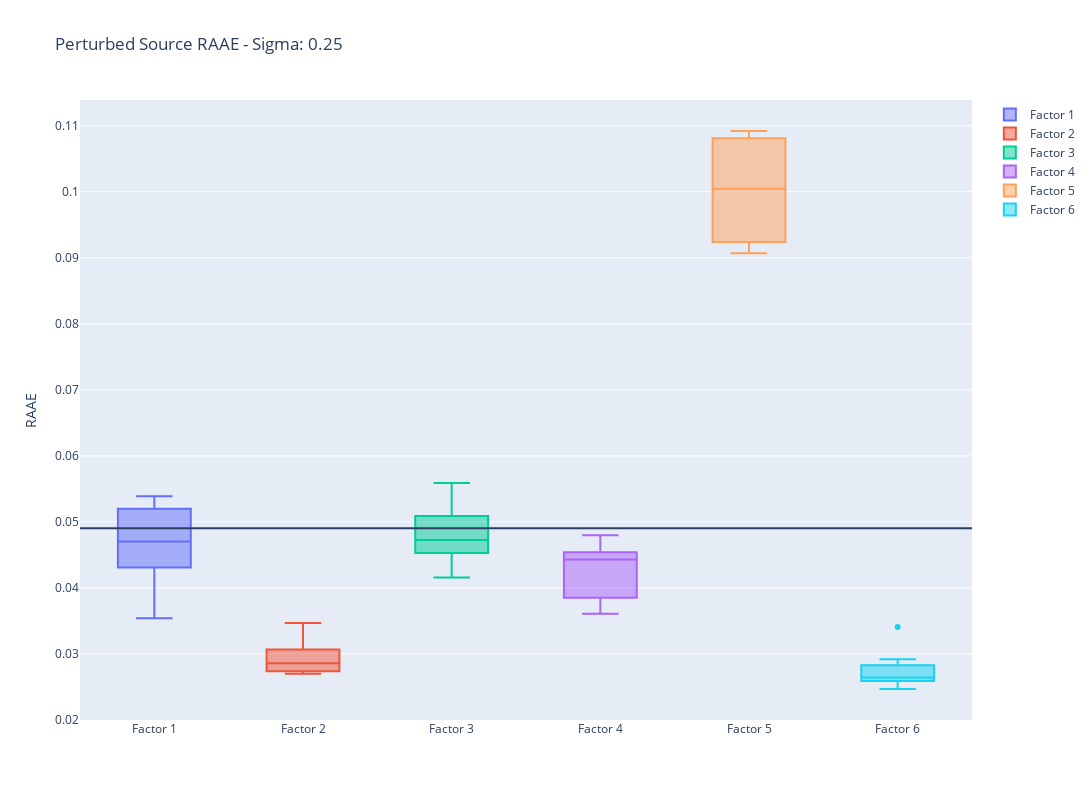

Write notebook code for a chart like this one.
### Code cell
# Figure 2
factor_raae_fig = make_subplots()
factor_raae = np.zeros(shape=(n_models, len(factor_labels)))
for i, v in raae_mapping_results[1].items():
    i_mapping = raae_mapping_results[0][i]
    factor_raae[i] = np.array(v)[i_mapping]
for i in range(len(factor_labels)):
    i_raae_means = factor_raae[:,i]
    factor_raae_fig.add_trace(go.Box(y=i_raae_means, name=factor_labels[i]))
factor_raae_fig.add_hline(y=np.mean(factor_raae))
factor_raae_fig.update_layout(title=f"Perturbed Source RAAE - Sigma: {perturb_sigma}", width=1200, height=800, hovermode='x unified')
factor_raae_fig.update_yaxes(title_text="RAAE")
factor_raae_fig.show()

### Figure 1 — Plotly figure (JSON) as saved in the notebook; plotly's stock layout.template omitted (floating-point values rounded to 4 significant figures)
{"data": [{"name": "Factor 1", "type": "box", "y": [0.0495, 0.0476, 0.0439, 0.0431, 0.0539, 0.052, 0.0465, 0.0354, 0.0521, 0.0427]}, {"name": "Factor 2", "type": "box", "y": [0.0307, 0.0277, 0.027, 0.0283, 0.0294, 0.0274, 0.0274, 0.0289, 0.0327, 0.0347]}, {"name": "Factor 3", "type": "box", "y": [0.0504, 0.0416, 0.0509, 0.0453, 0.0559, 0.0529, 0.0448, 0.0466, 0.0479, 0.0459]}, {"name": "Factor 4", "type": "box", "y": [0.0451, 0.0455, 0.044, 0.0361, 0.048, 0.0446, 0.0385, 0.0389, 0.0454, 0.0362]}, {"name": "Factor 5", "type": "box", "y": [0.1085, 0.0983, 0.0971, 0.0907, 0.1092, 0.0924, 0.1026, 0.0907, 0.1081, 0.1065]}, {"name": "Factor 6", "type": "box", "y": [0.0247, 0.0341, 0.0249, 0.0277, 0.0292, 0.0265, 0.0264, 0.0283, 0.0259, 0.0263]}], "layout": {"height": 800, "hovermode": "x unified", "shapes": [{"type": "line", "x0": 0, "x1": 1, "xref": "x domain", "y0": 0.04906, "y1": 0.04906, "yref": "y"}], "title": {"text": "Perturbed Source RAAE - Sigma: 0.25"}, "width": 1200, "xaxis": {"anchor": "y", "autorange": true, "domain": [0, 1], "range": [-0.5, 5.5], "type": "category"}, "yaxis": {"anchor": "x", "autorange": true, "domain": [0, 1], "range": [0.02001, 0.1139], "title": {"text": "RAAE"}, "type": "linear"}}}
